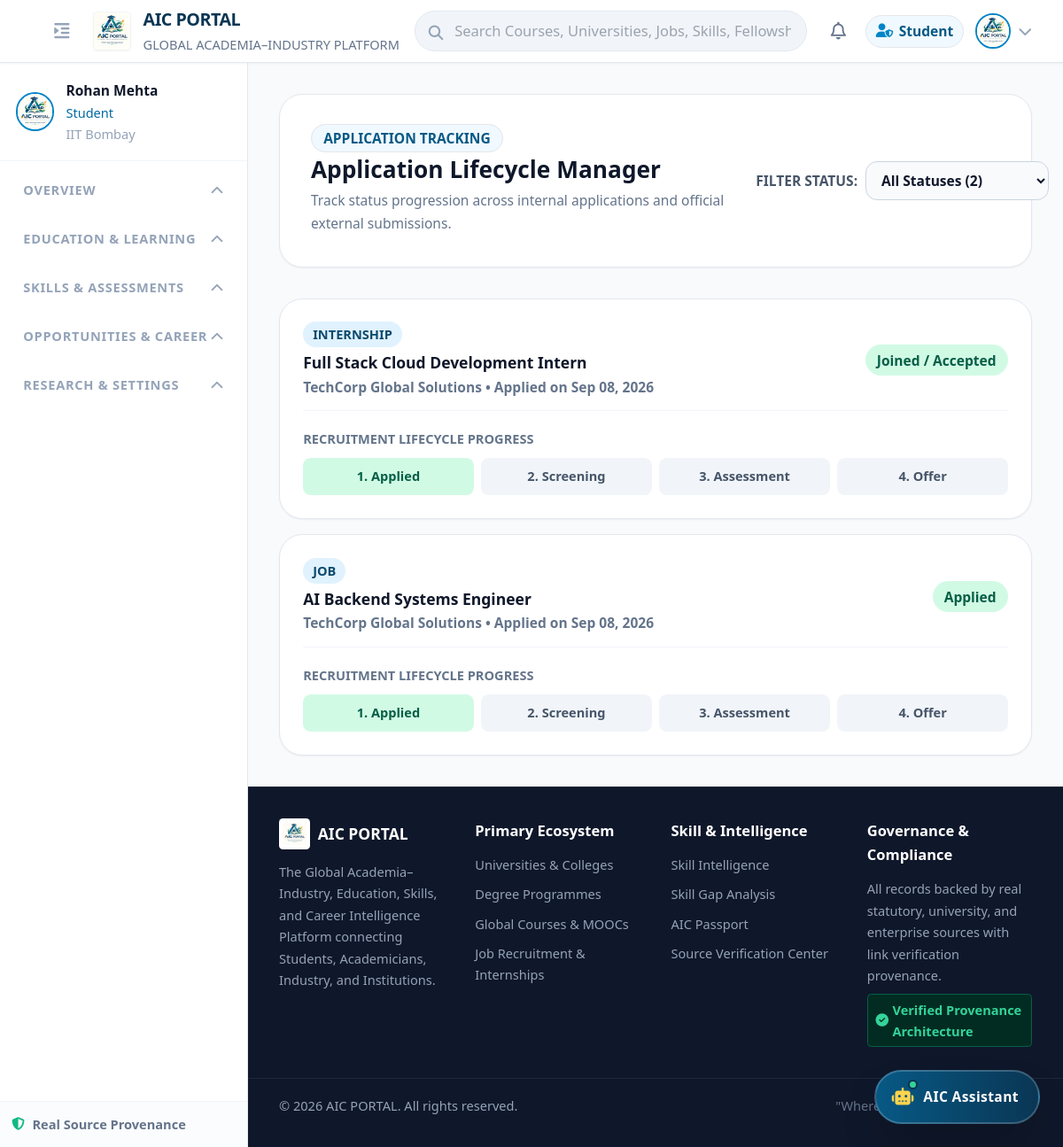
Screenshot of /applications/ (signed in) with the database file from the repository.
### apps/accounts/models.py (models this page shows, shortened)
class User(AbstractUser):
    id = models.UUIDField(primary_key=True, default=uuid.uuid4, editable=False)
    email = models.EmailField(unique=True)
    first_name = models.CharField(max_length=150)
    last_name = models.CharField(max_length=150)
    primary_role = models.CharField(
        max_length=30,
        choices=PrimaryRole.choices,
        default=PrimaryRole.STUDENT
    )
    sub_role = models.CharField(
        max_length=40,
        choices=SubRole.choices,
        default=SubRole.STUDENT_GENERAL
    )
    organization_name = models.CharField(max_length=255, blank=True, null=True)
    department_name = models.CharField(max_length=255, blank=True, null=True)
    phone_number = models.CharField(max_length=20, blank=True, null=True)
    is_verified = models.BooleanField(default=False)
    created_at = models.DateTimeField(auto_now_add=True)
    updated_at = models.DateTimeField(auto_now=True)
    USERNAME_FIELD = 'email'
    REQUIRED_FIELDS = ['first_name', 'last_name']
    objects = UserManager()
    def get_full_name(self):
        return f"{self.first_name} {self.last_name}".strip() or self.email

### apps/profiles/models.py (models this page shows, shortened)
class UserProfile(BaseModel):
    user = models.OneToOneField(
        settings.AUTH_USER_MODEL,
        on_delete=models.CASCADE,
        related_name='profile'
    )
    headline = models.CharField(max_length=255, blank=True, null=True)
    bio = models.TextField(blank=True, null=True)
    location = models.CharField(max_length=150, blank=True, null=True)
    website = models.URLField(blank=True, null=True)
    linkedin_url = models.URLField(blank=True, null=True)
    github_url = models.URLField(blank=True, null=True)
    google_scholar_url = models.URLField(blank=True, null=True)
    profile_photo = models.ImageField(upload_to=profile_photo_path, blank=True, null=True)
    thumbnail = models.ImageField(upload_to=profile_thumb_path, blank=True, null=True)
    photo_uploaded_at = models.DateTimeField(blank=True, null=True)
    photo_updated_at = models.DateTimeField(blank=True, null=True)
    visibility = models.CharField(
        max_length=25,
        choices=ProfileVisibility.choices,
        default=ProfileVisibility.REGISTERED_USERS
    )
    completion_percentage = models.IntegerField(default=20)
    job_search_status = models.CharField(
        max_length=30,
        default='ACTIVELY_LOOKING',
        choices=[
            ('ACTIVELY_LOOKING', 'Actively Looking for Opportunities'),
            ('OPEN', 'Open to Relevant Roles'),
            ('NOT_LOOKING', 'Not Looking Currently')
        ]
    )
    mentorship_available = models.BooleanField(default=True)
    candidate_match_threshold = models.IntegerField(default=70) # For Industry recruiters (min match %)
    email_notifications = models.BooleanField(default=True)
    job_alerts = models.BooleanField(default=True)
    digest_frequency = models.CharField(
        max_length=20,
        default='WEEKLY',
        choices=[
            ('INSTANT', 'Instant Alerts'),
            ('DAILY', 'Daily Digest'),
            ('WEEKLY', 'Weekly Summary'),
            ('OFF', 'Off')
        ]
    )
    preferred_theme = models.CharField(max_length=20, default='LIGHT')

### apps/applications/models.py (models this page shows, shortened)
class Application(BaseModel):
    applicant = models.ForeignKey(settings.AUTH_USER_MODEL, on_delete=models.CASCADE, related_name='applications')
    opportunity = models.ForeignKey(Opportunity, on_delete=models.CASCADE, related_name='applications')
    status = models.CharField(
        max_length=30,
        choices=ApplicationStatus.choices,
        default=ApplicationStatus.APPLIED
    )
    cover_note = models.TextField(blank=True, null=True)
    is_external_redirect = models.BooleanField(default=False)
    official_redirect_url = models.URLField(blank=True, null=True)
    applied_at = models.DateTimeField(auto_now_add=True)
    class Meta:
        unique_together = ('applicant', 'opportunity')
        ordering = ['-applied_at']

### apps/opportunities/models.py (models this page shows, shortened)
class Opportunity(BaseModel):
    title = models.CharField(max_length=255)
    slug = models.SlugField(max_length=255, unique=True)
    organization_name = models.CharField(max_length=255)
    opportunity_type = models.CharField(max_length=30, choices=OpportunityType.choices, default=OpportunityType.JOB)
    field = models.ForeignKey(Field, on_delete=models.CASCADE, related_name='opportunities')
    subfield = models.ForeignKey(Subfield, on_delete=models.SET_NULL, null=True, blank=True)
    country = models.CharField(max_length=100, default='India')
    state = models.CharField(max_length=100, blank=True, null=True)
    city = models.CharField(max_length=100, blank=True, null=True)
    mode = models.CharField(max_length=20, choices=OpportunityMode.choices, default=OpportunityMode.HYBRID)
    description = models.TextField()
    responsibilities = models.TextField(blank=True, null=True)
    eligibility = models.TextField(blank=True, null=True)
    required_skills = models.ManyToManyField(Skill, related_name='opportunities', blank=True)
    stipend_salary = models.DecimalField(max_digits=12, decimal_places=2, default=0.00)
    currency = models.CharField(max_length=10, default='INR')
    salary_period = models.CharField(max_length=20, default='Monthly') # Per Month, Annual
    deadline = models.DateField(blank=True, null=True)
    official_apply_url = models.URLField()
    is_verified = models.BooleanField(default=True)
    verification_source = models.CharField(max_length=150, default='Official Portal')
    class Meta:
        ordering = ['-created_at']

### apps/applications/views.py (the view)
# urls.py: path('applications/', applications_list_view, name='applications_list'),
@login_required
def applications_list_view(request):
    status_filter = request.GET.get('status', '')
    applications = Application.objects.filter(applicant=request.user)
    if status_filter:
        applications = applications.filter(status=status_filter)
    context = {
        'applications': applications,
        'status_filter': status_filter,
        'status_choices': ApplicationStatus.choices,
        'total_count': applications.count(),
    }
    return render(request, 'pages/applications_list.html', context)

### templates/pages/applications_list.html (shortened to what this page needs)
{% extends 'base.html' %}
{% block content %}
<div class="max-w-5xl mx-auto space-y-8">
    <div class="bg-white rounded-3xl p-6 md:p-8 border border-slate-200 shadow-sm space-y-4">
        <div class="flex flex-col md:flex-row md:items-center justify-between gap-4">
            <div class="space-y-1">
                <span class="px-3 py-1 bg-brand-50 text-brand-700 text-xs font-bold rounded-full border border-brand-200">APPLICATION TRACKING</span>
                <h2 class="text-2xl font-black text-slate-900 mt-1">Application Lifecycle Manager</h2>
                <p class="text-xs text-slate-500">Track status progression across internal applications and official external submissions.</p>
            </div>
            <form action="/applications/" method="GET" class="flex items-center gap-2">
                <label class="text-xs font-extrabold uppercase text-slate-600 shrink-0">Filter Status:</label>
                <select name="status" onchange="this.form.submit()" class="px-3 py-2 text-xs font-bold bg-slate-50 border border-slate-300 rounded-xl focus:ring-2 focus:ring-brand-500">
                    <option value="">All Statuses ({{ total_count }})</option>
                </select>
            </form>
        </div>
    </div>
    <div class="space-y-4">
        {% for app in applications %}
        <div class="bg-white p-6 rounded-3xl border border-slate-200 shadow-sm space-y-4">
            <div class="flex flex-col sm:flex-row sm:items-center justify-between gap-2 border-b border-slate-100 pb-3">
                <div>
                    <span class="px-2.5 py-1 bg-brand-100 text-brand-800 text-[10px] font-extrabold rounded-full uppercase">{{ app.opportunity.get_opportunity_type_display }}</span>
                    <h3 class="text-base font-bold text-slate-900 mt-1">{{ app.opportunity.title }}</h3>
                    <p class="text-xs text-slate-500 font-semibold">{{ app.opportunity.organization_name }} • Applied on {{ app.applied_at|date:"M d, Y" }}</p>
                </div>
                <span class="px-3 py-1 bg-emerald-100 text-emerald-800 font-bold text-xs rounded-full self-start sm:self-center">
                    {{ app.get_status_display }}
                </span>
            </div>
            <div class="space-y-2">
                <span class="text-[11px] font-bold text-slate-500 uppercase">Recruitment Lifecycle Progress</span>
                <div class="grid grid-cols-4 gap-2 text-center text-[10px] font-bold text-slate-600">
                    <div class="p-2 bg-emerald-100 text-emerald-800 rounded-lg">1. Applied</div>
                    <div class="p-2 bg-slate-100 rounded-lg">2. Screening</div>
                    <div class="p-2 bg-slate-100 rounded-lg">3. Assessment</div>
                    <div class="p-2 bg-slate-100 rounded-lg">4. Offer</div>
                </div>
            </div>
        </div>
        {% empty %}
        <div class="bg-white p-8 rounded-3xl border border-slate-200 text-center text-slate-500 text-xs">
            No active applications found. Browse <a href="/search/?type=jobs" class="text-brand-600 font-bold">Jobs & Internships</a> to apply.
        </div>
        {% endfor %}
    </div>
</div>
{% endblock %}

### templates/components/header.html (shortened to what this page needs)
<header class="bg-white border-b border-slate-200 sticky top-0 z-30 shadow-sm">
    <div class="max-w-7xl mx-auto px-4 sm:px-6 lg:px-8">
        <div class="flex items-center justify-between h-16">
            <div class="flex items-center space-x-4">
                {% if user.is_authenticated %}
                <button @click="sidebarCollapsed = !sidebarCollapsed" class="hidden md:flex text-slate-400 hover:text-brand-600 p-2 rounded-lg">
                    <i class="fa-solid fa-indent text-lg" :class="{ 'rotate-180': sidebarCollapsed }"></i>
                </button>
                {% endif %}
                <a href="/" class="flex items-center space-x-3 group">
                    <img src="{{ aic_logo_url }}" alt="AIC PORTAL" class="h-10 w-auto object-contain rounded shadow-sm border border-slate-100 group-hover:scale-105 transition-transform duration-200">
                    <div class="hidden sm:block leading-tight">
                        <span class="text-lg font-extrabold tracking-tight text-brand-900 block">AIC PORTAL</span>
                        <span class="text-[10px] text-slate-500 font-medium block">GLOBAL ACADEMIA–INDUSTRY PLATFORM</span>
                    </div>
                </a>
            </div>
            <div class="flex-1 max-w-lg mx-4 hidden sm:flex items-center gap-3">
                <form action="/search/" method="GET" class="relative flex-1">
                    <input type="text" name="q" placeholder="Search Courses, Universities, Jobs, Skills, Fellowships..."
                           class="w-full pl-10 pr-4 py-2 text-sm bg-slate-100 border border-slate-200 rounded-full focus:outline-none focus:ring-2 focus:ring-brand-500 focus:bg-white transition-all">
                    <i class="fa-solid fa-magnifying-glass absolute left-3.5 top-2.5 text-slate-400 text-sm"></i>
                </form>
            </div>
            <div class="flex items-center space-x-3">
                {% if user.is_authenticated %}
                    <a href="/notifications/" class="relative p-2 text-slate-500 hover:text-brand-600 transition-colors">
                        <i class="fa-regular fa-bell text-lg"></i>
                    </a>
                    <span class="hidden lg:inline-flex items-center px-2.5 py-1 rounded-full text-xs font-semibold bg-brand-50 text-brand-700 border border-brand-200">
                        <i class="fa-solid fa-user-shield mr-1.5 text-brand-500"></i>
                        {{ user.get_primary_role_display }}
                    </span>
                    <div class="relative" x-data="{ dropdownOpen: false }">
                        <button @click="dropdownOpen = !dropdownOpen" class="flex items-center space-x-2 focus:outline-none">
                            {% if user_profile and user_profile.thumbnail %}
                                <img src="{{ user_profile.thumbnail.url }}" alt="{{ user.get_full_name }}" class="w-9 h-9 rounded-full object-cover border-2 border-brand-500 shadow-sm">
                            {% else %}
                                <div class="w-9 h-9 rounded-full bg-brand-700 text-white flex items-center justify-center font-bold text-xs shadow-sm border-2 border-brand-400">
                                    {{ user_profile.get_avatar_initials|default:"RM" }}
                                </div>
                            {% endif %}
                            <i class="fa-solid fa-chevron-down text-slate-400 text-xs"></i>
                        </button>
                    </div>
                {% else %}
                    <a href="/login/" class="text-sm font-medium text-slate-700 hover:text-brand-600 px-3 py-2">Sign In</a>
                    <a href="/register/" class="text-sm font-semibold text-white bg-brand-600 hover:bg-brand-700 px-4 py-2 rounded-lg shadow-sm transition-all">Get Started</a>
                {% endif %}
            </div>
        </div>
    </div>
</header>

### templates/components/sidebar.html (shortened to what this page needs)
<aside class="bg-white border-r border-slate-200 transition-all duration-300 z-20 flex flex-col shrink-0"
       :class="{ 'w-64': !sidebarCollapsed, 'w-20': sidebarCollapsed, 'hidden md:flex': true }">
    <div class="p-4 border-b border-slate-100 flex items-center space-x-3" x-show="!sidebarCollapsed">
        {% if user_profile and user_profile.thumbnail %}
            <img src="{{ user_profile.thumbnail.url }}" alt="Profile" class="w-10 h-10 rounded-full object-cover border-2 border-brand-500 shadow-sm">
        {% else %}
            <div class="w-10 h-10 rounded-full bg-brand-800 text-white flex items-center justify-center font-bold text-xs shadow-sm border-2 border-brand-400">
                {{ user_profile.get_avatar_initials|default:"RM" }}
            </div>
        {% endif %}
        <div class="overflow-hidden">
            <h4 class="text-xs font-bold text-slate-900 truncate">{{ user.get_full_name }}</h4>
            <p class="text-[11px] font-medium text-brand-600 truncate">{{ user.get_sub_role_display }}</p>
            <p class="text-[10px] text-slate-400 truncate">{{ user.organization_name|default:"Verified Member" }}</p>
        </div>
    </div>
    <nav class="flex-1 overflow-y-auto p-3 space-y-4">
        {% for cat in sidebar_categories %}
        <div x-data="{ expanded: false }" class="space-y-1">
            <button @click="expanded = !expanded" class="w-full flex items-center justify-between px-3 py-1.5 text-[11px] font-bold uppercase tracking-wider text-slate-400 hover:text-slate-700 transition-colors">
                <span class="flex items-center space-x-2" x-show="!sidebarCollapsed">
                    <span>{{ cat.title }}</span>
                </span>
                <i class="fa-solid fa-chevron-down text-[10px] transition-transform duration-200" :class="{ 'rotate-180': !expanded }" x-show="!sidebarCollapsed"></i>
            </button>
        </div>
        {% endfor %}
    </nav>
    <div class="p-3 border-t border-slate-100 bg-slate-50/50" x-show="!sidebarCollapsed">
        <a href="/sources/" class="flex items-center space-x-2 text-[11px] font-semibold text-slate-500 hover:text-brand-600">
            <i class="fa-solid fa-shield-halved text-emerald-500"></i>
            <span>Real Source Provenance</span>
        </a>
    </div>
</aside>

### templates/base.html (style rules this page uses)
html { font-size: 17.5px; }
body { font-size: 17.5px; line-height: 1.6; }
.text-\[10px\], .text-\[11px\], .text-\[8px\] { font-size: 0.8333rem !important; line-height: 1.4rem !important; }
.text-xs { font-size: 0.8889rem !important; line-height: 1.5rem !important; }
.text-sm { font-size: 0.9444rem !important; line-height: 1.55rem !important; }
.text-base { font-size: 1rem !important; line-height: 1.65rem !important; }

### rows the page displays
User: primary_role "Student", get_full_name "Rohan Mehta", sub_role "Student", organization_name "IIT Bombay"
UserProfile: thumbnail (picture)
Application: opportunity.opportunity_type "INTERNSHIP", opportunity "Full Stack Cloud Development Intern", opportunity.organization_name "TechCorp Global Solutions", applied_at "Sep 08, 2026", status "Joined / Accepted"
Application: opportunity.opportunity_type "JOB", opportunity "AI Backend Systems Engineer", opportunity.organization_name "TechCorp Global Solutions", applied_at "Sep 08, 2026", status "Applied"

### other values shown
{{ cat.title }} "OVERVIEW" "EDUCATION & LEARNING" "SKILLS & ASSESSMENTS" "OPPORTUNITIES & CAREER" "RESEARCH & SETTINGS"
